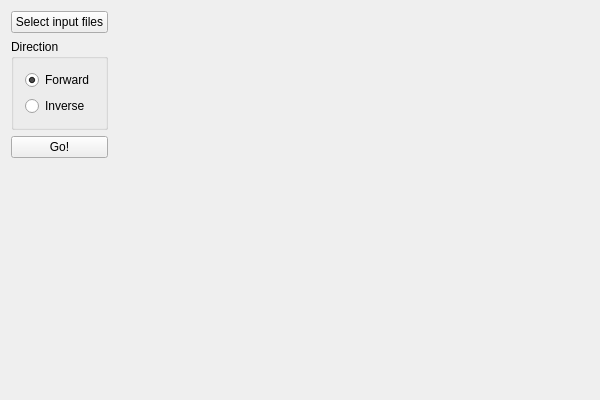
<?xml version="1.0" encoding="UTF-8"?>
<ui version="4.0">
 <class>FFTVisualizerWindow</class>
 <widget class="QMainWindow" name="FFTVisualizerWindow">
  <property name="geometry">
   <rect>
    <x>0</x>
    <y>0</y>
    <width>600</width>
    <height>400</height>
   </rect>
  </property>
  <property name="windowTitle">
   <string>FFTVisualizer</string>
  </property>
  <widget class="QWidget" name="centralWidget">
   <layout class="QHBoxLayout" name="horizontalLayout">
    <item>
     <layout class="QVBoxLayout" name="verticalLayout">
      <item>
       <widget class="QPushButton" name="selectInputFilesButton">
        <property name="text">
         <string>Select input files</string>
        </property>
       </widget>
      </item>
      <item>
       <widget class="QGroupBox" name="directionGroupBox">
        <property name="title">
         <string>Direction</string>
        </property>
        <layout class="QVBoxLayout" name="verticalLayout_2">
         <item>
          <widget class="QRadioButton" name="directionForwardRadioButton">
           <property name="text">
            <string>Forward</string>
           </property>
           <property name="checked">
            <bool>true</bool>
           </property>
          </widget>
         </item>
         <item>
          <widget class="QRadioButton" name="directionInverseRadioButton">
           <property name="text">
            <string>Inverse</string>
           </property>
          </widget>
         </item>
        </layout>
       </widget>
      </item>
      <item>
       <widget class="QPushButton" name="goButton">
        <property name="text">
         <string>Go!</string>
        </property>
       </widget>
      </item>
      <item>
       <spacer name="verticalSpacer">
        <property name="orientation">
         <enum>Qt::Vertical</enum>
        </property>
        <property name="sizeHint" stdset="0">
         <size>
          <width>20</width>
          <height>40</height>
         </size>
        </property>
       </spacer>
      </item>
     </layout>
    </item>
    <item>
     <widget class="QLabel" name="imageLabel">
      <property name="sizePolicy">
       <sizepolicy hsizetype="Expanding" vsizetype="Preferred">
        <horstretch>0</horstretch>
        <verstretch>0</verstretch>
       </sizepolicy>
      </property>
      <property name="text">
       <string/>
      </property>
      <property name="openExternalLinks">
       <bool>false</bool>
      </property>
     </widget>
    </item>
   </layout>
  </widget>
 </widget>
 <layoutdefault spacing="6" margin="11"/>
 <resources/>
 <connections/>
</ui>
